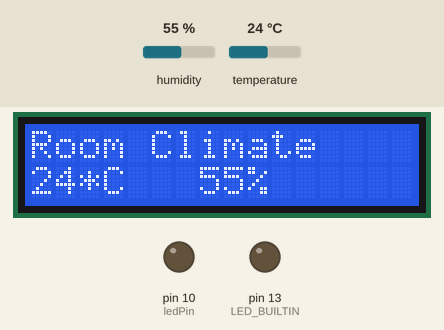
Simulated run of this sketch. Board: Arduino Uno, built with avr-gcc and run on an emulated ATmega328P. Parts: 16×2 character LCD, output pins drawn as LEDs (lit = HIGH). The test bench sets the inputs (shaded band); at power-on: humidity 55 %, temperature 24 °C. The local clock reads 2024-03-15 10:24:30 at power-on unless the sketch sets it; what the sketch prints to the serial monitor is not drawn.

Above: at 4.2 s.
4.3 s: humidity set to 57 %
At 14.1 s:
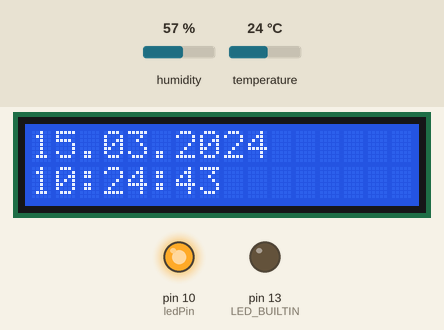
16.2 s: temperature set to 12 °C
At 21.8 s:
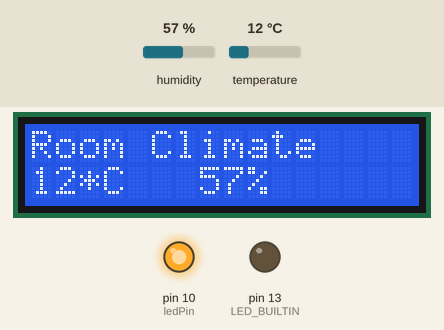
26.7 s: humidity set to 22 %
At 32.4 s:
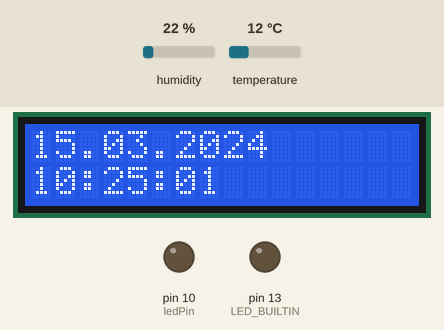
33.5 s: temperature set to 19 °C
At 40.0 s:
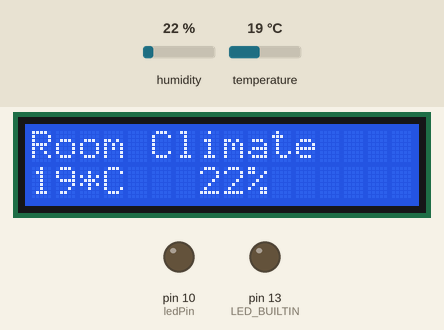
Timing chart, 0 to 41.5 s (numbered marks = the images above; inputs shaded):
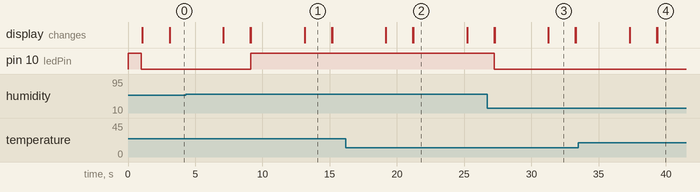

Measured:
- the behaviour switches between 55 and 56 % on humidity (found by bisection; images 0 and 1)
- after the input at 4.3 s, pin 10 (ledPin): LOW → HIGH after 4.8 s
- after the input at 26.7 s, pin 10 (ledPin): HIGH → LOW after 0.56 s
- what the display in image 1 shows lasts 2.1 s, from 13.1 s to 15.2 s
- what the display in image 2 shows lasts 4.0 s, from 21.2 s to 25.2 s

The sketch:

HumTempLcd.ino
```cpp
#include <DS3231.h>
#include <LiquidCrystal.h>
#include <SimpleDHT.h>

// for DHT11, Define Pins:
//      VCC: 5V
//      GND: GND
//      DATA: 7

// For LCD, define Pins:
//      VSS: 5V
//      VDD: GND
//      V0 : 10K Poti goes to +5V and GND
//      RS : 12
//      E  : 11
//      D4 : 5
//      D5 : 4
//      D6 : 3
//      D7 : 2
//      A  : +5V
//      K  : GND


//Initialize DHT11 Temp and Moisture Sensor
int pinDHT11 = 7;
SimpleDHT11 dht11;
int ledPin   = 10;

//Initialize LCD Display at the Pins
LiquidCrystal lcd(12, 11, 5, 4, 3, 2);
//RTC
DS3231 rtc(SDA,SCL);

void setup() {
  Serial.begin(9600);

  //Initialize the RTC
  rtc.begin();
  //rtc.setDOW(WEDNESDAY);
  //rtc.setTime(17,37,0);
  //rtc.setDate(22,11,2016);

  //Set the internal LED to LOW to save Energy
  pinMode(LED_BUILTIN, OUTPUT);
  digitalWrite(LED_BUILTIN, LOW);

  //Blink red LED Shortly to see its working
  pinMode(ledPin,OUTPUT);
  digitalWrite(ledPin,HIGH);
  delay(1000);
  digitalWrite(ledPin,LOW);

  //Set up LCD Number of columns and rows
  lcd.begin(16,2);
  //Print initial Message to the LCD
  lcd.print("Hello Handsome!");
  delay(2000);
  lcd.clear();

  }

void loop() {

  // Set up variables containing temperature and humidity.
  byte temperature = 0;
  byte humidity = 0;
  // Read in variables from DHT11
  if (dht11.read(pinDHT11, &temperature, &humidity, NULL)) {
    Serial.print("Woops something went wrong manu.");
    return;
  }
  // Light up a red light if humidity goes over 55%
  if (humidity > 55) {
    digitalWrite(ledPin,HIGH);
  } else {
    digitalWrite(ledPin,LOW);
  }
  // Display Values on LCD
  lcd.setCursor(0,0);
  lcd.print("Room Climate");
  lcd.setCursor(0,1);
  lcd.print((int)temperature);lcd.print("*C   ");
  lcd.print((int)humidity); lcd.print("%");
  delay(4000);
  lcd.clear();

  //Display Date and Time
  lcd.setCursor(0,0);
  lcd.print(rtc.getDateStr());
  lcd.setCursor(0,1);
  lcd.print(rtc.getTimeStr());
  delay(2000);
  lcd.clear();

  //Do the serial printing, mostly for buxfixing.
  Serial.print("Time: ");Serial.print(rtc.getTimeStr());Serial.print("  ");
  Serial.print(rtc.getDateStr());
  Serial.print("Sample is OK: ");
  Serial.print((int)temperature); Serial.print(" *C, ");
  Serial.print((int)humidity); Serial.println(" %");
}
```
